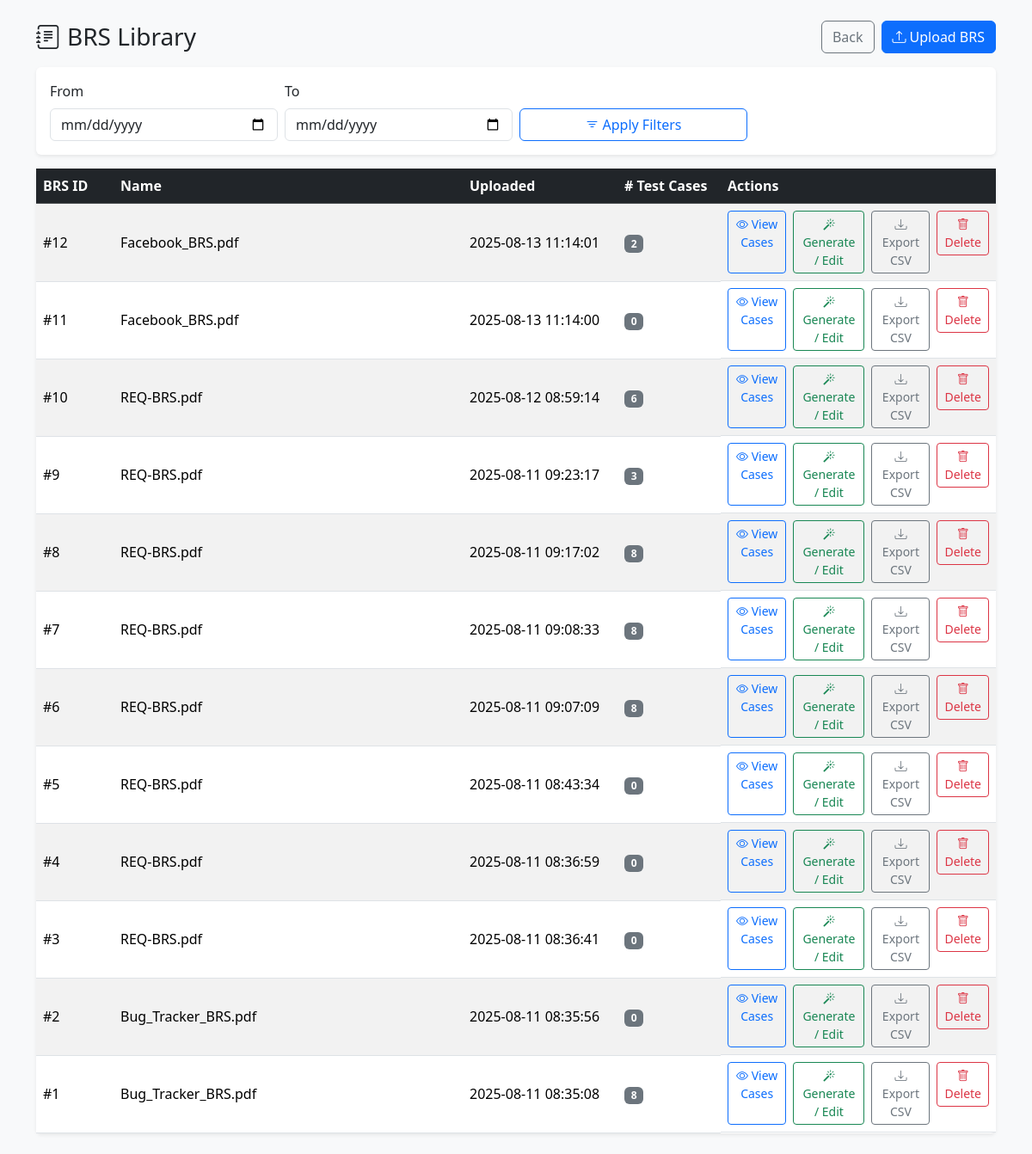
/modules/brs/index.php (signed in), run on the app's committed database.
### tables this page shows
CREATE TABLE `brs_files` (
  `id` int(11) NOT NULL,
  `uploaded_by` int(11) NOT NULL,
  `original_name` varchar(255) NOT NULL,
  `file_path` varchar(255) NOT NULL,
  `created_at` timestamp NOT NULL DEFAULT current_timestamp()
);

### modules/brs/index.php (the view, shortened to what this page needs)
<?php
require_once '../../includes/config.php';
$user_id = $_SESSION['user_id'];
$role = $_SESSION['role'] ?? 'tester';
$conn->query("CREATE TABLE IF NOT EXISTS brs_files (
    id INT AUTO_INCREMENT PRIMARY KEY,
    uploaded_by INT NOT NULL,
    original_name VARCHAR(255) NOT NULL,
    file_path VARCHAR(255) NOT NULL,
    created_at TIMESTAMP DEFAULT CURRENT_TIMESTAMP
)");
$conn->query("CREATE TABLE IF NOT EXISTS brs_test_cases (
    id INT AUTO_INCREMENT PRIMARY KEY,
    brs_id INT NOT NULL,
    requirement_id VARCHAR(64) NULL,
    title VARCHAR(255) NOT NULL,
    steps TEXT NULL,
    expected TEXT NULL,
    priority VARCHAR(20) DEFAULT 'Medium',
    status VARCHAR(20) DEFAULT 'Draft',
    created_at TIMESTAMP DEFAULT CURRENT_TIMESTAMP
)");
$start = isset($_GET['start']) ? trim($_GET['start']) : '';
$end = isset($_GET['end']) ? trim($_GET['end']) : '';
$owner = isset($_GET['owner']) ? (int)$_GET['owner'] : 0;
$clauses = [];
$types = '';
$binds = [];
if ($role !== 'manager') {
    $clauses[] = "f.uploaded_by = ?";
    $types .= 'i';
    $binds[] = $user_id;
} else {
    if ($owner > 0) {
        $clauses[] = "f.uploaded_by = ?";
        $types .= 'i';
        $binds[] = $owner;
    }
}
$where = '';
if (!empty($clauses)) {
    $where = 'WHERE ' . implode(' AND ', $clauses);
}
$sql = "SELECT f.id, f.original_name, f.created_at, f.uploaded_by, u.name as owner_name, COUNT(c.id) AS case_count
        FROM brs_files f
        LEFT JOIN users u ON u.id = f.uploaded_by
        LEFT JOIN brs_test_cases c ON c.brs_id = f.id
        $where
        GROUP BY f.id
        ORDER BY f.created_at DESC";
$res = false;
if ($stmt = $conn->prepare($sql)) {
    if ($types !== '') {
        $params = [];
        $params[] = & $types;
        for ($i=0; $i<count($binds); $i++) {
            $params[] = & $binds[$i];
        }
        call_user_func_array([$stmt, 'bind_param'], $params);
    }
    $stmt->execute();
    $res = $stmt->get_result();
}
?>
<!DOCTYPE html>
<html>
<head>
  <link href="https://cdn.jsdelivr.net/npm/bootstrap@5.3.2/dist/css/bootstrap.min.css" rel="stylesheet">
  <link href="https://cdn.jsdelivr.net/npm/bootstrap-icons@1.10.5/font/bootstrap-icons.css" rel="stylesheet">
</head>
<body class="bg-light">
<div class="container py-4">
  <div class="d-flex justify-content-between align-items-center mb-3">
    <h3 class="mb-0"><i class="bi bi-journal-text me-2"></i>BRS Library</h3>
    <div class="d-flex gap-2">
        <a href="../../dashboard/tester_dashboard.php" class="btn btn-outline-secondary">Back</a>
        <a href="upload_brs.php" class="btn btn-primary"><i class="bi bi-upload me-1"></i>Upload BRS</a>
    </div>
  </div>
  <form class="card border-0 shadow-sm mb-3 p-3" method="GET">
    <div class="row g-2 align-items-end">
      <div class="col-md-3">
        <label class="form-label">From</label>
        <input type="date" name="start" value="<?= htmlspecialchars($start) ?>" class="form-control">
      </div>
      <div class="col-md-3">
        <label class="form-label">To</label>
        <input type="date" name="end" value="<?= htmlspecialchars($end) ?>" class="form-control">
      </div>
      <div class="col-md-3 d-grid">
        <button class="btn btn-outline-primary" type="submit"><i class="bi bi-filter me-1"></i>Apply Filters</button>
      </div>
    </div>
  </form>
  <div class="card border-0 shadow-sm">
    <div class="table-responsive">
      <table class="table table-striped align-middle mb-0">
        <thead class="table-dark">
            <tr>
                <th style="width:90px;">BRS ID</th>
                <th>Name</th>
                <th style="width:180px;">Uploaded</th>
                <th style="width:120px;"># Test Cases</th>
                <th style="width:320px;">Actions</th>
            </tr>
        </thead>
        <tbody>
            <?php if (!$res || $res->num_rows===0): ?>
                <tr><td colspan="<?= $role==='manager' ? 6 : 5 ?>" class="text-center text-muted py-4">No BRS found for the selected filters.</td></tr>
            <?php else: ?>
                <?php while ($r = $res->fetch_assoc()): ?>
                    <tr>
                        <td>#<?= (int)$r['id'] ?></td>
                        <td><?= htmlspecialchars($r['original_name']) ?></td>
                        <td><?= $r['created_at'] ?></td>
                        <td><span class="badge bg-secondary"><?= (int)$r['case_count'] ?></span></td>
                        <td class="d-flex gap-2">
                            <a class="btn btn-sm btn-outline-primary" href="view_cases.php?brs_id=<?= (int)$r['id'] ?>"><i class="bi bi-eye"></i> View Cases</a>
                            <a class="btn btn-sm btn-outline-success" href="generate_cases.php?brs_id=<?= (int)$r['id'] ?>"><i class="bi bi-magic"></i> Generate / Edit</a>
                            <a class="btn btn-sm btn-outline-secondary" href="<?= (int)$r['case_count']>0 ? 'view_cases.php?brs_id='.(int)$r['id'].'&export=csv' : '#' ?>" <?= (int)$r['case_count']>0 ? '' : 'aria-disabled="true" tabindex="-1"' ?>><i class="bi bi-download"></i> Export CSV</a>
                            <form method="POST" onsubmit="return confirm('Delete BRS #<?= (int)$r['id'] ?> and all its test cases?');">
                                <button class="btn btn-sm btn-outline-danger" type="submit" name="delete_brs" value="<?= (int)$r['id'] ?>"><i class="bi bi-trash"></i> Delete</button>
                            </form>
                        </td>
                    </tr>
                <?php endwhile; ?>
            <?php endif; ?>
        </tbody>
      </table>
    </div>
  </div>
</div>
</body>
</html>

### data on the page
brs_files: id "12", original_name "Facebook_BRS.pdf", created_at "2025-08-13 11:14:01", case_count "2"
brs_files: id "11", original_name "Facebook_BRS.pdf", created_at "2025-08-13 11:14:00", case_count "0"
brs_files: id "10", original_name "REQ-BRS.pdf", created_at "2025-08-12 08:59:14", case_count "6"
brs_files: id "9", original_name "REQ-BRS.pdf", created_at "2025-08-11 09:23:17", case_count "3"
brs_files: id "8", original_name "REQ-BRS.pdf", created_at "2025-08-11 09:17:02", case_count "8"
brs_files: id "7", original_name "REQ-BRS.pdf", created_at "2025-08-11 09:08:33", case_count "8"
brs_files: id "6", original_name "REQ-BRS.pdf", created_at "2025-08-11 09:07:09", case_count "8"
brs_files: id "5", original_name "REQ-BRS.pdf", created_at "2025-08-11 08:43:34", case_count "0"
brs_files: id "4", original_name "REQ-BRS.pdf", created_at "2025-08-11 08:36:59", case_count "0"
brs_files: id "3", original_name "REQ-BRS.pdf", created_at "2025-08-11 08:36:41", case_count "0"
brs_files: id "2", original_name "Bug_Tracker_BRS.pdf", created_at "2025-08-11 08:35:56", case_count "0"
brs_files: id "1", original_name "Bug_Tracker_BRS.pdf", created_at "2025-08-11 08:35:08", case_count "8"
